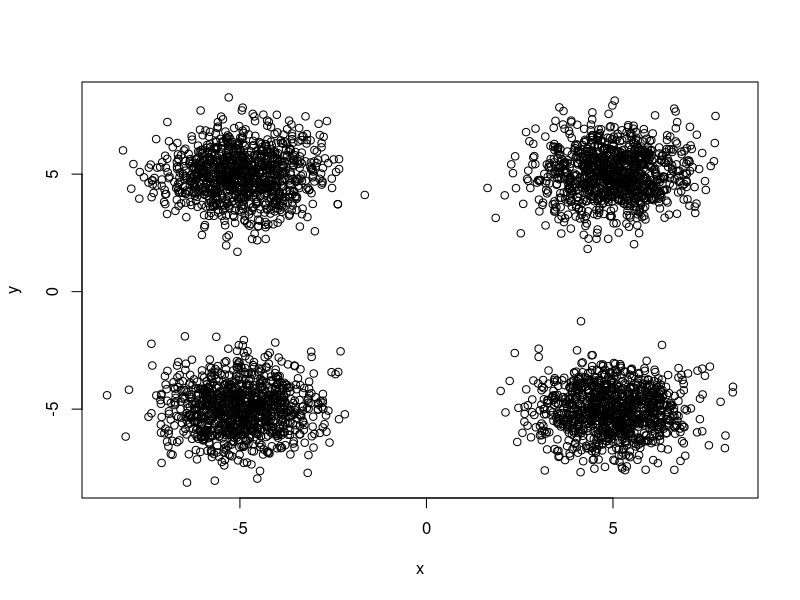

Generate this figure with R:
## 4개의 정규분포

set.seed(1000)
df=runif(1000,-1,1)

x1 = rnorm(df,mean=5,sd=1)
y1 = rnorm(df, mean=5, sd=1)

x2 = rnorm(df, mean=5, sd=1)
y2 = rnorm(df, mean=-5, sd=1)

x3 = rnorm(df, mean=-5, sd=1)
y3 = rnorm(df, mean=-5, sd=1)

x4 = rnorm(df, mean=-5, sd=1)
y4 = rnorm(df, mean=5, sd=1)

x = c(x1,x2,x3,x4)
y = c(y1,y2,y3,y4)

simulated_df = data.frame(x,y)

plot(x,y)
